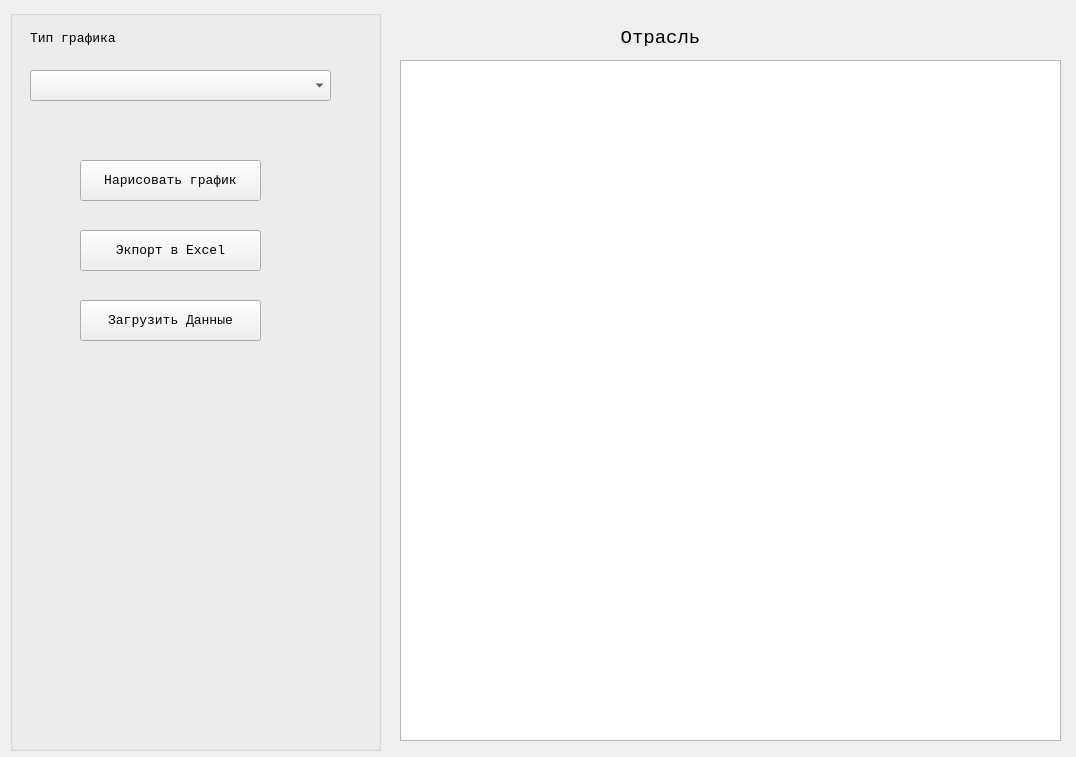
<?xml version="1.0" encoding="UTF-8"?>
<ui version="4.0">
 <class>window</class>
 <widget class="QMainWindow" name="window">
  <property name="geometry">
   <rect>
    <x>0</x>
    <y>0</y>
    <width>1076</width>
    <height>757</height>
   </rect>
  </property>
  <property name="font">
   <font>
    <family>Courier New</family>
    <pointsize>14</pointsize>
   </font>
  </property>
  <property name="windowTitle">
   <string>Программа</string>
  </property>
  <property name="animated">
   <bool>true</bool>
  </property>
  <property name="dockNestingEnabled">
   <bool>false</bool>
  </property>
  <widget class="QWidget" name="centralwidget">
   <widget class="QGroupBox" name="other">
    <property name="geometry">
     <rect>
      <x>10</x>
      <y>10</y>
      <width>371</width>
      <height>741</height>
     </rect>
    </property>
    <property name="font">
     <font>
      <pointsize>10</pointsize>
     </font>
    </property>
    <property name="title">
     <string/>
    </property>
    <widget class="QPushButton" name="pushButton">
     <property name="geometry">
      <rect>
       <x>70</x>
       <y>290</y>
       <width>181</width>
       <height>41</height>
      </rect>
     </property>
     <property name="font">
      <font>
       <pointsize>10</pointsize>
      </font>
     </property>
     <property name="text">
      <string>Загрузить Данные</string>
     </property>
    </widget>
    <widget class="QPushButton" name="pushButton_2">
     <property name="geometry">
      <rect>
       <x>70</x>
       <y>150</y>
       <width>181</width>
       <height>41</height>
      </rect>
     </property>
     <property name="font">
      <font>
       <pointsize>10</pointsize>
      </font>
     </property>
     <property name="text">
      <string>Нарисовать график</string>
     </property>
    </widget>
    <widget class="QPushButton" name="pushButton_3">
     <property name="geometry">
      <rect>
       <x>70</x>
       <y>220</y>
       <width>181</width>
       <height>41</height>
      </rect>
     </property>
     <property name="font">
      <font>
       <pointsize>10</pointsize>
      </font>
     </property>
     <property name="text">
      <string>Экпорт в Excel</string>
     </property>
    </widget>
    <widget class="QComboBox" name="comboBox">
     <property name="geometry">
      <rect>
       <x>20</x>
       <y>60</y>
       <width>301</width>
       <height>31</height>
      </rect>
     </property>
    </widget>
    <widget class="QLabel" name="label_3">
     <property name="geometry">
      <rect>
       <x>20</x>
       <y>20</y>
       <width>121</width>
       <height>16</height>
      </rect>
     </property>
     <property name="text">
      <string>Тип графика</string>
     </property>
    </widget>
   </widget>
   <widget class="QListWidget" name="listWidgetEconimicField">
    <property name="geometry">
     <rect>
      <x>400</x>
      <y>60</y>
      <width>661</width>
      <height>681</height>
     </rect>
    </property>
   </widget>
   <widget class="QLabel" name="label_2">
    <property name="geometry">
     <rect>
      <x>590</x>
      <y>30</y>
      <width>141</width>
      <height>16</height>
     </rect>
    </property>
    <property name="text">
     <string>Отрасль</string>
    </property>
    <property name="alignment">
     <set>Qt::AlignCenter</set>
    </property>
   </widget>
  </widget>
 </widget>
 <resources/>
 <connections/>
</ui>
